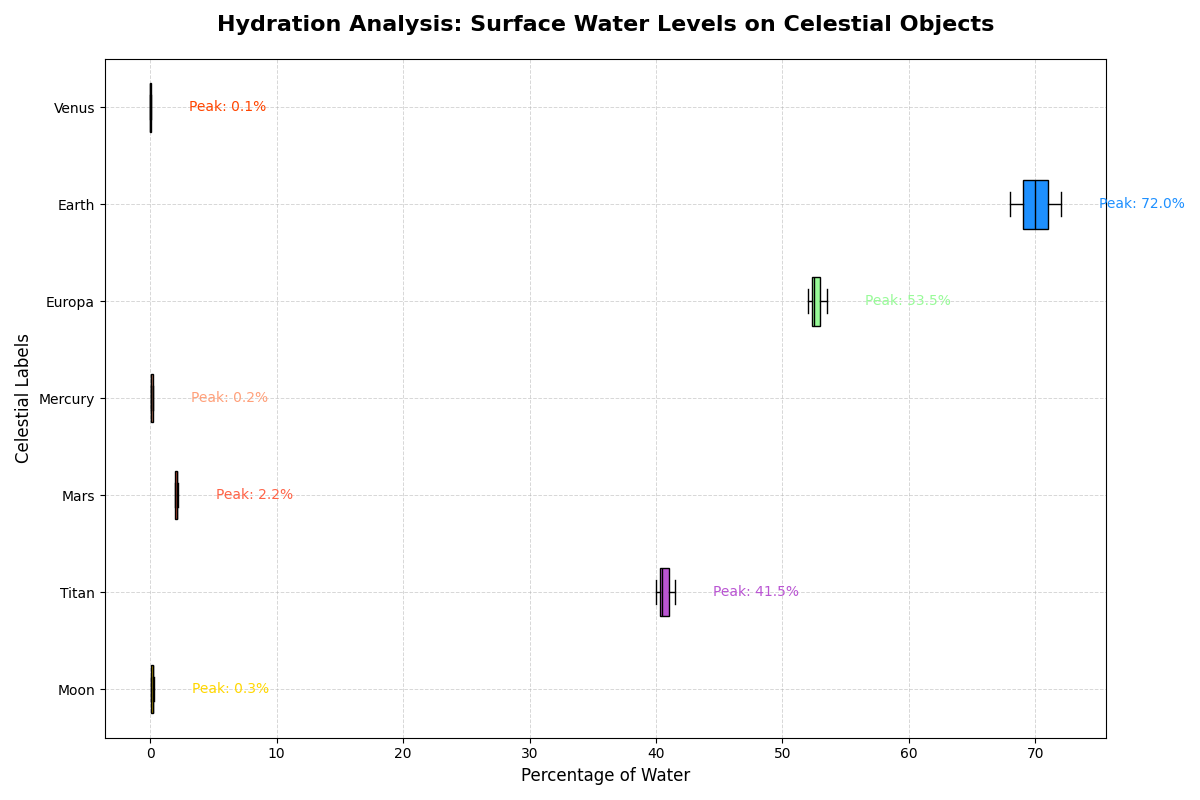

Write Python code to recreate this figure.
import matplotlib.pyplot as plt
import numpy as np

planetary_labels = ['Moon', 'Titan', 'Mars', 'Mercury', 'Europa', 'Earth', 'Venus']

water_content_data = [
    [0.1, 0.2, 0.1, 0.3, 0.2],
    [40.0, 41.0, 40.5, 41.5, 40.3],
    [2.0, 2.1, 2.2, 2.0, 2.1],
    [0.1, 0.1, 0.2, 0.2, 0.1],
    [52.5, 53.0, 52.0, 53.5, 52.3],
    [70.0, 68.0, 72.0, 71.0, 69.0],
    [0.0, 0.0, 0.1, 0.1, 0.0]
]

fig, ax = plt.subplots(figsize=(12, 8))
box = ax.boxplot(water_content_data, patch_artist=True, notch=False, vert=False, labels=planetary_labels)

colors = ['#FFD700', '#BA55D3', '#FF6347', '#FFA07A', '#98FB98', '#1E90FF', '#FF4500']
for patch, color in zip(box['boxes'], colors):
    patch.set_facecolor(color)

plt.setp(box['medians'], color='black')

ax.set_title("Hydration Analysis: Surface Water Levels on Celestial Objects", 
             fontsize=16, fontweight='bold', pad=20)
ax.set_xlabel("Percentage of Water", fontsize=12)
ax.set_ylabel("Celestial Labels", fontsize=12)

ax.grid(True, linestyle='--', alpha=0.5, which='both', linewidth=0.7)

for i, (planet, data) in enumerate(zip(planetary_labels, water_content_data)):
    max_val = max(data)
    ax.text(max_val + 3, i + 1, f'Peak: {max_val:.1f}%', va='center', fontsize=10, color=colors[i])

plt.tight_layout()
plt.show()
